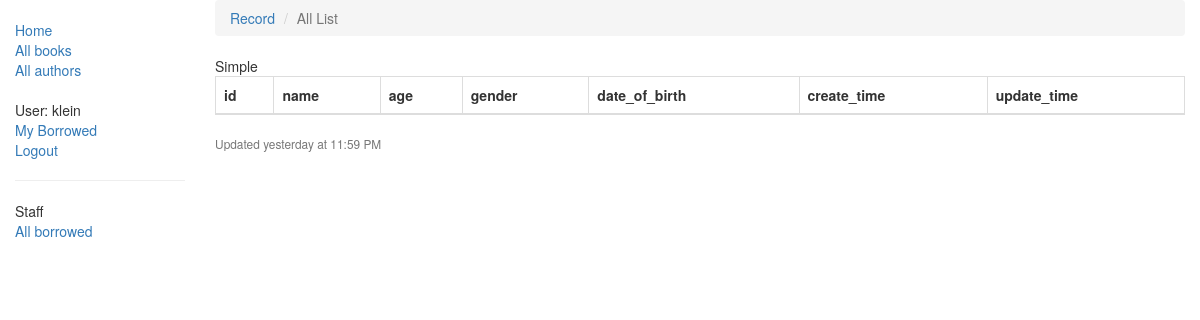
/demo/records/ (signed in), run on an earlier commit of the app's database.
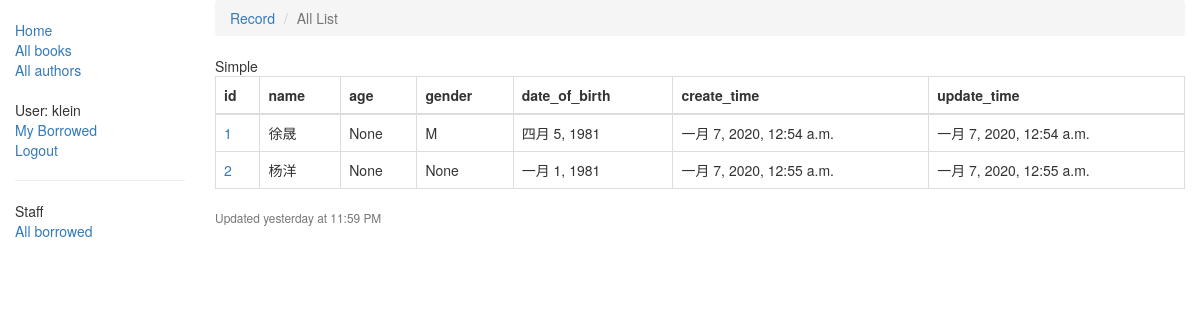
And on a later commit of the database.
### demo/models.py (models this page shows, shortened)
class Record(models.Model):
    name = models.CharField('Name', max_length=50, null=False, blank=False)
    age = models.IntegerField('Age', null=True, blank=True)
    gender = models.CharField('Gender', max_length=1, null=True, blank=True, choices=(
        ('M', 'Male'),
        ('F', 'Female'),
    ))
    date_of_birth = models.DateField('DOB', null=False, blank=False, default=datetime.datetime(1981, 1, 1))
    create_time = models.DateTimeField('CreateTime', auto_now_add=True)
    update_time = models.DateTimeField('UpdateTime', auto_now=True)
    class Meta:
        verbose_name = 'Record'
        verbose_name_plural = 'Records'

### demo/views.py (the view)
# urls.py: path('records/', views.RecordListView.as_view(), name='records'),
class RecordListView(LoginRequiredMixin, ListView):
    model = Record

### demo/templates/demo/record_list.html (shortened to what this page needs)
{% extends "base_generic.html" %}
{% block content %}
<ol class="breadcrumb">
    <li class="breadcrumb-item">
        <a href="#">Record</a>
    </li>
    <li class="breadcrumb-item active">All List</li>
</ol>
<div class="card mb-3">
    <div class="card-header">
        Simple
    </div>
    <div class="card-body">
        <div class="table-responsive">
            <table class="table table-bordered" id="dataTable" width="100%" cellspacing="0">
                <thead>
                    <tr>
                        <th>id</th>
                        <th>name</th>
                        <th>age</th>
                        <th>gender</th>
                        <th>date_of_birth</th>
                        <th>create_time</th>
                        <th>update_time</th>
                    </tr>
                </thead>
                <tbody>
                {% for obj in object_list %}
                    <tr>
                        <td><a href="{% url 'demo:record-detail' obj.pk %}">{{ obj.pk }}</a></td>
                        <td>{{ obj.name }}</td>
                        <td>{{ obj.age }}</td>
                        <td>{{ obj.gender }}</td>
                        <td>{{ obj.date_of_birth }}</td>
                        <td>{{ obj.create_time }}</td>
                        <td>{{ obj.update_time }}</td>
                    </tr>
                {% endfor %}
                </tbody>
            </table>
        </div>
    </div>
    <div class="card-footer small text-muted">Updated yesterday at 11:59 PM</div>
</div>
{% endblock %}

### catalog/templates/base_generic.html (shortened to what this page needs)
{% load static %}
<!DOCTYPE html>
<html lang="en">
<head>
    <link rel="stylesheet" href="{% static 'bootstrap-4.4.1-dist/css/bootstrap.min.css' %}">
    <link rel="stylesheet" href="{% static 'css/styles.css' %}">
</head>
<body>
<div class="container-fluid">
    <div class="row">
        <div class="col-sm-2">
            {% block sidebar %}
            <ul class="sidebar-nav">
                <li><a href="{% url 'catalog:index' %}">Home</a></li>
                <li><a href="{% url 'catalog:books' %}">All books</a></li>
                <li><a href="{% url 'catalog:authors' %}">All authors</a></li>
            </ul>
            <ul class="sidebar-nav">
                {% if user.is_authenticated %}
                <li>User: {{ user.get_username }}</li>
                <li><a href="{% url 'catalog:my-borrowed' %}">My Borrowed</a></li>
                <li><a href="{% url 'logout' %}?next={{ request.path }}">Logout</a></li>
                {% else %}
                <li><a href="{% url 'login' %}?next={{ request.path }}">Login</a></li>
                {% endif %}
            </ul>
            {% if user.is_staff %}
            <hr/>
            <ul class="sidebar-nav">
                <li>Staff</li>
                {% if perms.catalog.can_mark_returned %}
                <li><a href="{% url 'catalog:all-borrowed' %}">All borrowed</a></li>
                {% endif %}
            </ul>
            {% endif %}
            {% endblock %}
        </div>
        <div class="col-sm-10 ">{% block content %}{% endblock %}
        </div>
    </div>
</div>
</body>
</html>

### catalog/static/css/styles.css (style rules this page uses)
.sidebar-nav { margin-top: 20px; padding: 0; list-style: none; }

What changed in the data, as far as the page shows it:
added Record: pk "1", name "徐晟", age "None", gender "M", date_of_birth "四月 5, 1981", create_time "一月 7, 2020, 12:54 a.m.", update_time "一月 7, 2020, 12:54 a.m."
added Record: pk "2", name "杨洋", age "None", gender "None", date_of_birth "一月 1, 1981", create_time "一月 7, 2020, 12:55 a.m.", update_time "一月 7, 2020, 12:55 a.m."
